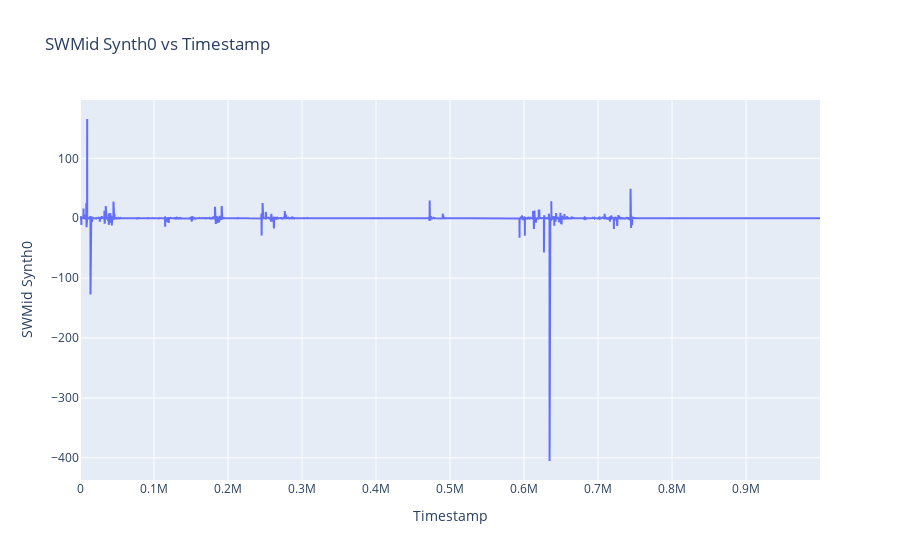

Source (notebook cell):
### Code cell
q = mk['day'] == 1

fig = go.Figure()
fig.add_trace(go.Scatter(x=mk[q]['timestamp'], y=mk[q]['swmid_synth0'].pct_change(), mode='lines', name='SWMid Synth0'))
fig.update_layout(title='SWMid Synth0 vs Timestamp', xaxis_title='Timestamp', yaxis_title='SWMid Synth0')
fig.show()

### Figure 1 — Plotly figure (JSON) as saved in the notebook; plotly's stock layout.template omitted (floating-point values rounded to 4 significant figures; data arrays with more than 128 entries replaced by an {"elided": "..."} marker saying what was removed)
{"data": [{"mode": "lines", "name": "SWMid Synth0", "type": "scatter", "x": {"elided": "10000 int values"}, "y": {"elided": "10000 float values"}}], "layout": {"title": {"text": "SWMid Synth0 vs Timestamp"}, "xaxis": {"title": {"text": "Timestamp"}}, "yaxis": {"title": {"text": "SWMid Synth0"}}}}
